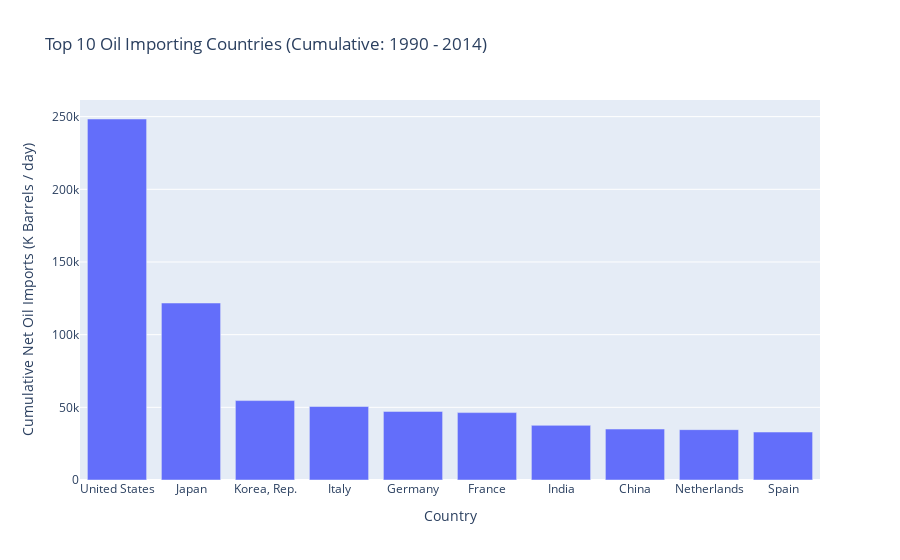

Notebook source saved alongside this figure:
### Code cell
# Top 10 oil importers
importers = df_oil_exp.tail(10)
importers['net_oil_imports'] = abs(importers['net_oil_exports'])
fig = px.bar(importers[::-1], x = 'cty_name', y = 'net_oil_imports', 
             title = 'Top 10 Oil Importing Countries (Cumulative: 1990 - 2014)').update_layout(
             xaxis_title="Country", yaxis_title="Cumulative Net Oil Imports (K Barrels / day)")
fig.show()

### Figure 1 — Plotly figure (JSON) as saved in the notebook; plotly's stock layout.template omitted (floating-point values rounded to 4 significant figures)
{"data": [{"alignmentgroup": "True", "hovertemplate": "cty_name=%{x}<br>net_oil_imports=%{y}<extra></extra>", "legendgroup": "", "marker": {"color": "#636efa", "pattern": {"shape": ""}}, "name": "", "offsetgroup": "", "orientation": "v", "showlegend": false, "textposition": "auto", "type": "bar", "x": ["United States", "Japan", "Korea, Rep.", "Italy", "Germany", "France", "India", "China", "Netherlands", "Spain"], "xaxis": "x", "y": [248400.0, 121800.0, 54640.0, 50550.0, 47190.0, 46370.0, 37593, 35050.0, 34640.0, 33000.0], "yaxis": "y"}], "layout": {"barmode": "relative", "legend": {"tracegroupgap": 0}, "title": {"text": "Top 10 Oil Importing Countries (Cumulative: 1990 - 2014)"}, "xaxis": {"anchor": "y", "domain": [0, 1], "title": {"text": "Country"}}, "yaxis": {"anchor": "x", "domain": [0, 1], "title": {"text": "Cumulative Net Oil Imports (K Barrels / day)"}}}}
